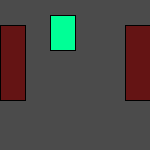
Frame 1 (no input)
Frame 60 (the mouse pressed at the canvas centre just before this capture): identical to frame 1, image omitted
Frame 120 (the mouse held since frame 60 and released just before this capture): identical to frame 1, image omitted

The Processing sketch that drew this single still picture (run headless with seeded random() and noise(); from frame 60 on, the mouse is pressed at the canvas centre):

// Processing sketch: ladderTest
// ── ladderTest.pde

public DataTable[] tables = new DataTable[3];

//class Pos { int x = 60; int y = 100; }
//Pos pos = new Pos();
//class Siz { int x = 15; int y = -25; }
//Siz siz = new Siz();
Ladder ladder = new Ladder();
Ladder2 ladder2 = new Ladder2();
Player player = new Player();

void setup() {
  size(150,150);

  for(int i = 0; i < tables.length ; i++) {
    tables[i] = new DataTable();
  }

  player.setup();
  ladder.setup();
  ladder2.setup();
}

void draw() {
  background(75);

  ladder.draw();
  ladder2.draw();

  player.draw();
}

// ── dataTable.pde
class DataTable {
  String objectName;
  int x;
  int y;
  int sX;
  int sY;
}

// ── ladder.pde
class Ladder {
  void setup() {
    tables[1].objectName = "ladder";
    tables[1].x = 125;
    tables[1].y = 100;
    tables[1].sX = 25;
    tables[1].sY = -75;
  }
  void draw(){
    fill(100,20,20);
    rect(tables[1].x,tables[1].y,tables[1].sX,tables[1].sY);
  }
}

// ── ladder2.pde
class Ladder2 {
  void setup() {
    tables[2].objectName = "ladder2";
    tables[2].x = 0;
    tables[2].y = 100;
    tables[2].sX = 25;
    tables[2].sY = -75;
  }
  void draw(){
    fill(100,20,20);
    rect(tables[2].x,tables[2].y,tables[2].sX,tables[2].sY);
  }
}

// ── player.pde
class Player {
  void setup() {
    tables[0].objectName = "player";
    tables[0].x = 50;
    tables[0].y = 50;
    tables[0].sX = 25;
    tables[0].sY = -35;
  }
  void act( ){
    //Consts
    int xDetec = 30;
    int yDetec = 7;

    for(int i = 1; i < tables.length ; i++) {
      if (
        //Left Sid + Dist to Right+buffer :is greater than: left of target object
        tables[0].x+tables[0].sX + (xDetec/2) > tables[i].x && //Left Of Object :: object on right side
        //left sid + lefted|buffer :is less than: left of target + dist to righta
        tables[0].x + -(xDetec/2) < tables[i].x+tables[i].sX  //Right Of Object :: object on left side

      ) {
        print (tables[i].objectName + "\n");
      }
    }
  }
  void move( ){
    if(keyPressed){
      if(key == 'a'){
        tables[0].x -= 2;
      } else if(key == 'd'){
        tables[0].x += 2;
      } else if(key == ' '){
        act();
      }
    }
  }
  void draw() {
    player.move();
    fill(0,255,150);
    rect(tables[0].x,tables[0].y,tables[0].sX,tables[0].sY);
    //print("Draw " + tables[0].x + ":" + tables[0].y + "  " + tables[0].sX + ":" + tables[0].sY + "\n");
    fill(0,0,0);
  }
}
